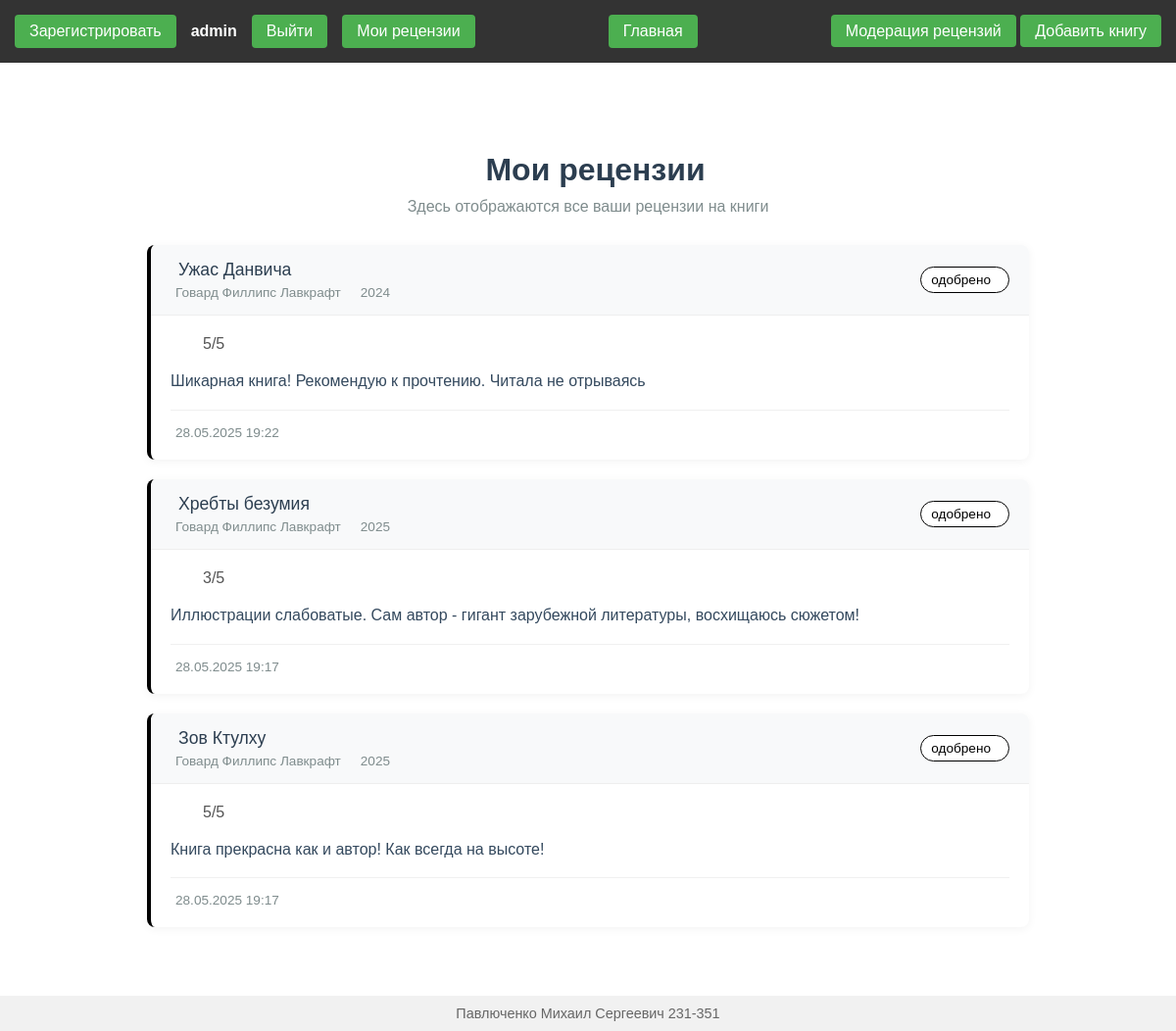
Screenshot of /reviews/ (signed in) with the database file from the repository.
### main/models.py (models this page shows, shortened)
class Review(models.Model):
    book = models.ForeignKey("Book", on_delete=models.CASCADE, related_name="reviews")
    user = models.ForeignKey(User, on_delete=models.CASCADE)
    rate = models.IntegerField()
    text = models.TextField()
    status = models.PositiveIntegerField(choices=STATUS_CHOICES, validators=[MinValueValidator(1),MaxValueValidator(3)], default=1)
    date = models.DateTimeField(auto_now=True)
    def get_status_display(self):
        return STATUSES[self.status-1]

class Book(models.Model):
    name = models.CharField(max_length=255)
    desc = models.TextField()
    year = models.IntegerField()
    madeby = models.CharField(max_length=255)
    author = models.CharField(max_length=255)
    amount = models.IntegerField()

### review_management/views.py (the view)
# urls.py: path('', UserReviewsListView.as_view(), name="user_reviews"),
class UserReviewsListView(LoginRequiredMixin, ListView):
    model = Review
    template_name = 'review_management/user_reviews.html'
    context_object_name = 'reviews'
    paginate_by = 10
    login_url = reverse_lazy("signin")
    def get_queryset(self):
        return Review.objects.filter(
            user=self.request.user
        ).select_related('book').order_by('-date')
    def get_context_data(self, **kwargs):
        context = super().get_context_data(**kwargs)
        context['title'] = 'Мои рецензии'
        return context

### templates/review_management/user_reviews.html (shortened to what this page needs)
{% extends "base.html" %}
{% load static %}
{% block header_loading %}
<link rel="stylesheet" href="{% static 'css/review_management/userpage.css' %}">
{% endblock %}
{% block content %}
<div class="user-reviews-container">
    <div class="page-header">
        <h1> Мои рецензии</h1>
        <p>Здесь отображаются все ваши рецензии на книги</p>
    </div>
    <div class="reviews-list">
        {% for review in reviews %}
        <div class="review-card status-{{ review.get_status_display|slugify }}">
            <div class="review-header">
                <div class="book-info">
                    <a href="{% url 'detail' review.book.pk %}" class="book-title">
                         {{ review.book.name }}
                    </a>
                    <div class="book-meta">
                        <span> {{ review.book.author }}</span>
                        <span> {{ review.book.year }}</span>
                    </div>
                </div>
                <div class="review-status status-badge">
                    <span class="status-text">{{ review.get_status_display }}</span>
                </div>
            </div>
            <div class="review-content">
                <div class="review-rating">
                    <span class="rating-value">{{ review.rate }}/5</span>
                </div>
                <div class="review-text">
                    <p>{{ review.text }}</p>
                </div>
                <div class="review-footer">
                    <span class="review-date">
                         {{ review.date|date:"d.m.Y H:i" }}
                    </span>
                </div>
            </div>
        </div>
        {% empty %}
        <div class="no-reviews">
            <i class="fas fa-comment-slash"></i>
            <p>У вас пока нет рецензий</p>
        </div>
        {% endfor %}
    </div>
</div>
{% endblock %}

### templates/base.html (shortened to what this page needs)
{% load static %}
<!DOCTYPE html>
<html lang="ru">
<head>
    <link rel="stylesheet" href="{% static 'css/base.css' %}">
    {% block header_loading %}{% endblock %}
</head>
<body>
    <nav class="navbar">
        <div class="user-auth">
            {% if request.user.is_authenticated %}
            {% if request.user.is_superuser %}
            <a href="{% url 'create_user' %}" class="login-btn">Зарегистрировать</a>
            {% endif %}
            <span class="user-name">{{ request.user.username }}</span>
            <a href="{% url 'logout' %}" class="login-btn">Выйти</a>
            <a href="{% url 'user_reviews' %}" class="nav">Мои рецензии</a>
            {% else %}
            <a href="{% url 'signin' %}" class="login-btn">Войти</a>
            {% endif %}
        </div>
        <a href="{% url 'mainpage' %}" class="nav">Главная</a>
        <div>
            {% if request.user.is_staff %}
                <a href="{% url 'mod_reviews' %}" class="nav">Модерация рецензий</a>
            {% endif %}
            {% if request.user.is_superuser %}
            <a href="{% url 'create_book' %}" class="nav">Добавить книгу</a>
            {% endif %}
        </div>
    </nav>
    <main class="content">
        {% block content %}{% endblock %}
    </main>
    <footer class="footer">
        <div class="author-info">
            Павлюченко Михаил Сергеевич 231-351
        </div>
    </footer>
</body>
</html>

### static/css/base.css (style rules this page uses)
body { font-family: Arial, sans-serif; margin: 0; padding: 0; display: flex; flex-direction: column; min-height: 100vh; }
a { text-decoration: none; }
.navbar { background-color: #333; color: white; padding: 15px; display: flex; justify-content: space-between; align-items: center; }
.user-auth { display: flex; align-items: center; gap: 15px; }
.user-name { font-weight: bold; }
.login-btn, .logout-btn, .nav { background-color: #4CAF50; color: white; border: none; padding: 8px 15px; text-decoration: none; border-radius: 4px; cursor: pointer; transition: background-color 0.3s; }
.content { flex: 1; padding: 20px; }
.footer { background-color: #f1f1f1; padding: 10px; text-align: center; margin-top: auto; }
.author-info { font-size: 0.9em; color: #666; }

### static/css/review_management/userpage.css (style rules this page uses)
.user-reviews-container { max-width: 900px; margin: 30px auto; padding: 20px; }
.page-header { margin-bottom: 30px; text-align: center; }
.page-header h1 { color: #2c3e50; display: flex; align-items: center; justify-content: center; gap: 15px; margin-bottom: 10px; }
.page-header p { color: #7f8c8d; margin: 0; }
.reviews-list { display: flex; flex-direction: column; gap: 20px; }
.review-card { background: #fff; border-radius: 8px; box-shadow: 0 2px 10px rgba(0, 0, 0, 0.05); border-left: 4px solid; overflow: hidden; transition: all 0.3s ease; }
.review-header { display: flex; justify-content: space-between; align-items: center; padding: 15px 20px; background: #f8f9fa; border-bottom: 1px solid #eee; }
.book-info { flex: 1; }
.book-title { font-size: 1.1rem; font-weight: 500; color: #2c3e50; text-decoration: none; display: flex; align-items: center; gap: 8px; }
.book-meta { display: flex; gap: 15px; margin-top: 5px; font-size: 0.85rem; color: #7f8c8d; }
.book-meta span { display: flex; align-items: center; gap: 5px; }
.review-status { display: flex; align-items: center; gap: 8px; padding: 5px 10px; border-radius: 20px; font-size: 0.85rem; font-weight: 500; }
.status-badge { background: #fff; border: 1px solid; }
.review-content { padding: 20px; }
.review-rating { display: flex; align-items: center; gap: 5px; margin-bottom: 15px; }
.rating-value { margin-left: 8px; font-weight: 500; color: #555; }
.review-text { line-height: 1.6; color: #34495e; margin-bottom: 15px; }
.review-footer { display: flex; justify-content: space-between; align-items: center; padding-top: 15px; border-top: 1px solid #f0f0f0; }
.review-date { font-size: 0.85rem; color: #7f8c8d; display: flex; align-items: center; gap: 5px; }

### rows the page displays
Review: book.name "Ужас Данвича", book.author "Говард Филлипс Лавкрафт", book.year "2024", status "одобрено", rate "5", text "Шикарная книга! Рекомендую к прочтению. Читала не отрываясь", date "28.05.2025 19:22"
Review: book.name "Хребты безумия", book.author "Говард Филлипс Лавкрафт", book.year "2025", status "одобрено", rate "3", text "Иллюстрации слабоватые. Сам автор - гигант зарубежной литературы, восхищаюсь сюжетом!", date "28.05.2025 19:17"
Review: book.name "Зов Ктулху", book.author "Говард Филлипс Лавкрафт", book.year "2025", status "одобрено", rate "5", text "Книга прекрасна как и автор! Как всегда на высоте!", date "28.05.2025 19:17"

### other values shown
{{ request.user.username }} "admin"
